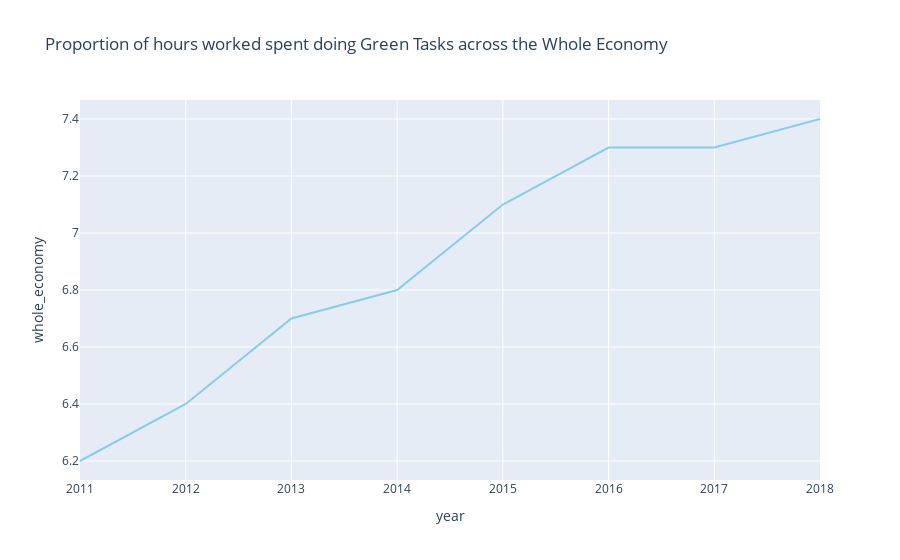

This figure's notebook cell:
### Code cell
whole_econ.plot(
    kind='line', 
    x='year', 
    y='whole_economy', 
    color_discrete_sequence=px.colors.qualitative.Safe,
    title ='Proportion of hours worked spent doing Green Tasks across the Whole Economy',
)

### Figure 1 — Plotly figure (JSON) as saved in the notebook; plotly's stock layout.template omitted (floating-point values rounded to 4 significant figures)
{"data": [{"hovertemplate": "year=%{x}<br>whole_economy=%{y}<extra></extra>", "legendgroup": "", "line": {"color": "rgb(136, 204, 238)", "dash": "solid"}, "marker": {"symbol": "circle"}, "mode": "lines", "name": "", "orientation": "v", "showlegend": false, "type": "scatter", "x": [2011, 2012, 2013, 2014, 2015, 2016, 2017, 2018], "xaxis": "x", "y": [6.2, 6.4, 6.7, 6.8, 7.1, 7.3, 7.3, 7.4], "yaxis": "y"}], "layout": {"legend": {"tracegroupgap": 0}, "title": {"text": "Proportion of hours worked spent doing Green Tasks across the Whole Economy"}, "xaxis": {"anchor": "y", "domain": [0, 1], "title": {"text": "year"}}, "yaxis": {"anchor": "x", "domain": [0, 1], "title": {"text": "whole_economy"}}}}
